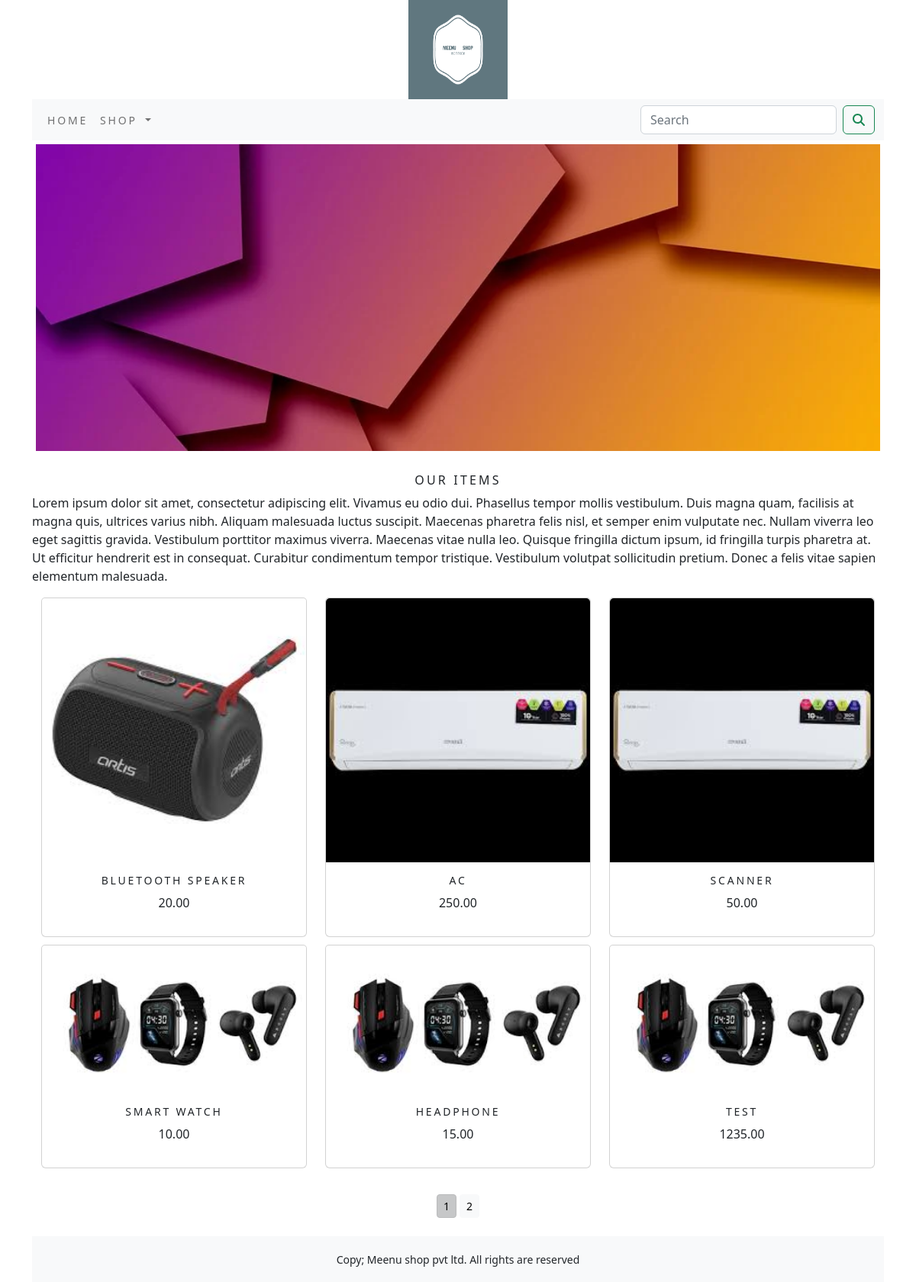
The app's page /shop/ with its own data.
### shop/models.py (models this page shows, shortened)
class Product(models.Model):
    name = models.CharField(max_length=250, unique=True)
    slug = models.SlugField(max_length=250, unique=True)
    description = models.TextField(blank=True)
    price = models.DecimalField(max_digits=10, decimal_places=2)
    category = models.ForeignKey(Category, on_delete=models.CASCADE)
    image = models.ImageField(upload_to='product', blank=True)
    stock = models.IntegerField()
    available = models.BooleanField(default=True)
    created = models.DateTimeField(auto_now_add=True)
    updated = models.DateTimeField(auto_now_add=True)
    class meta:
        ordering = ('name',)
        verbose_name = 'product'
        verbose_name_plural = 'products'
    def get_url(self):
        return reverse('shop:prodCatDetail', args=[self.category.slug, self.slug])

### shop/views.py (the view)
# urls.py: path('',views.allProdCat,name='allProdCat'),
def allProdCat(request,c_slug=None):
    c_page = None
    products_list = None
    if c_slug!=None:
        c_page=get_object_or_404(Category,slug=c_slug)
        products_list= Product.objects.all().filter(category=c_page,available=True)
    else:
        products_list=Product.objects.all().filter(available=True)
    paginator = Paginator(products_list,6)
    try:
        page = int(request.GET.get('page','1'))
    except:
        page = 1
    try:
        products = paginator.page(page)
    except(EmptyPage,InvalidPage) :
        products = paginator.page(paginator.num_pages)
    return render(request,'category.html',{'category':c_page,'products':products})

### cart/context_processors.py (called while the page is built)
def counter(request):
    item_count=0
    if 'admin' in request.path:
        return {}
    else:
        try:
            cart = Cart.objects.filter(cart_id=_cart_id(request))
            cart_items = CartItem.objects.all().filter(cart=cart[:1])
            for cart_item in cart_items:
                item_count += cart_item.quantity
        except Cart.DoesNotExist:
            item_count=0
    return dict(item_count=item_count)

### cart/views.py (called while the page is built)
def _cart_id(request):
    cart = request.session.session_key
    if not cart:
        request.session.create()
        cart = request.session.session_key
    return cart

### shop/context_processors.py (called while the page is built)
def menu_links(request):
    links = Category.objects.all()
    return dict({'links': links})

### shop/models.py (called while the page is built)
    def get_url(self):
        return reverse('shop:products_by_category', args=[self.slug])

### templates/category.html (shortened to what this page needs)
{% extends 'base.html' %}
{% load static %}
{% block content %}
<div class="mx_auto">
    {% if category %}
    <img class="my_image" src="{{category.image.url}}" alt="{{category.name}}">
</div>
<br>
<div>
    <h1 class="text-center my_title">{{category.name}}</h1>
    <P class="text-justify">{{category.description}}</P>
</div>
{% else %}
<div>
    <img class="my_image my_image_padding" src="{% static 'img/img.png' %}" alt="our products" width="1250px;" height="400px">
</div>
<br>
<div>
    <h1 class="text-center my_title" >Our Items</h1>
    <p class="text=justify">Lorem ipsum dolor sit amet, consectetur adipiscing elit. Vivamus eu odio dui. Phasellus tempor mollis vestibulum.
        Duis magna quam, facilisis at magna quis, ultrices varius nibh. Aliquam malesuada luctus suscipit. Maecenas
        pharetra felis nisl, et semper enim vulputate nec. Nullam viverra leo eget sagittis gravida. Vestibulum
        porttitor maximus viverra. Maecenas vitae nulla leo. Quisque fringilla dictum ipsum, id fringilla turpis
        pharetra at. Ut efficitur hendrerit est in consequat. Curabitur condimentum tempor tristique. Vestibulum
        volutpat sollicitudin pretium. Donec a felis vitae sapien elementum malesuada.</p>
</div>
{% endif %}
<div class="container">
    <div class="row mx_auto">
        {% for product in products.object_list %}
        <div class="my_bottom_margin col-9 col-sm-12 col-md-4  col-lg-4">
            <div class="card text-center card-img-top" style="min-width:18rem;" alt="Card image cap">
                <a href="{{product.get_url}}"><img class="card-img-top my_image" src="{{product.image.url}}" alt="{{product.name}}"></a>
                <div class="card-body">
                    <h4>{{product.name}}</h4>
                    <p>{{product.price}}</p>
                </div>
            </div>
        </div>
        {% endfor %}
    </div>
    <div class="mx-auto">
        {% if products.paginator.num_pages > 1 %}
        <br>
        <div class="text-center">
            {% for pg in products.paginator.page_range %}
            <a href="?page={{pg}}" class="btn btn-light btn-sm {% if products.number == pg %} active {% endif %}">{{pg}}</a>
            {% endfor %}
        </div>
        {% endif %}
    </div>
    <br>
</div>
{% endblock %}

### templates/base.html (shortened to what this page needs)
{% load static %}
<!DOCTYPE html>
<html lang="en">
<head>
    <link rel="stylesheet" href="{% static 'css/custom.css' %}">
        <link href="{% static 'css/bootstrap.min.css' %}" rel="stylesheet">
    <link rel="stylesheet" href="https://cdnjs.cloudflare.com/ajax/libs/font-awesome/4.7.0/css/font-awesome.min.css">
</head>
<body>
<div class="container">
{% include 'header.html' %}
{% include 'navbar.html' %}
{% block content %}
{% endblock %}
    </div>
{% include 'footer.html' %}
</body>
</html>

### templates/header.html
{% load static %}
<header>
    <center>
        <a href="{% url 'shop:allProdCat' %}"> <img src="{% static 'img/logo.png' %} " alt="logimage" width="130px;" height="130px;"></a>
    </center>
</header>

### templates/navbar.html (shortened to what this page needs)
{% load static %}
<nav class="navbar navbar-expand-lg bg-light">
  <div class="container-fluid">
    <div class="collapse navbar-collapse" id="navbarSupportedContent">
      <ul class="navbar-nav me-auto mb-2 mb-lg-0">
        <li class="nav-item">
          <a class="nav-link" href="{% url 'shop:allProdCat' %}">Home</a>
        </li>
        <li class="nav-item dropdown {% if 'shop' in request.path %} active {% endif %}">
          <a class="nav-link dropdown-toggle" href="#" role="button" data-bs-toggle="dropdown" aria-expanded="false">
            Shop
          </a>
        </li>
      </ul>
      <form class="d-flex" action="{% url 'searchapp:searchresult' %}" method="get">
        <input class="form-control me-2" type="search" placeholder="Search" name="q" aria-label="Search">
        <button class="btn btn-outline-success" type="submit"><i class="fa fa-search" ></i></button>
      </form>
    </div>
  </div>
</nav>

### templates/footer.html
<div class="footer navbar-fixed-bottom  my_footer">
    <p class="text-center">Copy; Meenu shop pvt ltd. All rights are reserved </p>
</div>

### static/css/custom.css (style rules this page uses)
body { font-family: 'Poppins', sans-serif; }
.nav-item { letter-spacing: .2em; font-size:14px; text-transform:uppercase; }
.my_footer { background-color:#f8f9fa; height:60px; }
.my_footer p { padding-top:20px; font-size:14px; }
.my_image { width:100%; height:auto; }
.my_title { font-size:16px; text-transform:uppercase; letter-spacing: .2em; }
.my_image_padding { padding:5px; }
.my_bottom_margin { margin-bottom:10px; }
.card-body h4 { font-size:14px; text-transform:uppercase; letter-spacing: .2em; }

### records on screen
Product: image (picture), name "BLUETOOTH SPEAKER", price "20.00"
Product: image (picture), name "AC", price "250.00"
Product: image (picture), name "SCANNER", price "50.00"
Product: image (picture), name "SMART WATCH", price "10.00"
Product: image (picture), name "HEADPHONE", price "15.00"
Product: image (picture), name "TEST", price "1235.00"

### other values on screen
{{ pg }} "1" "2"
